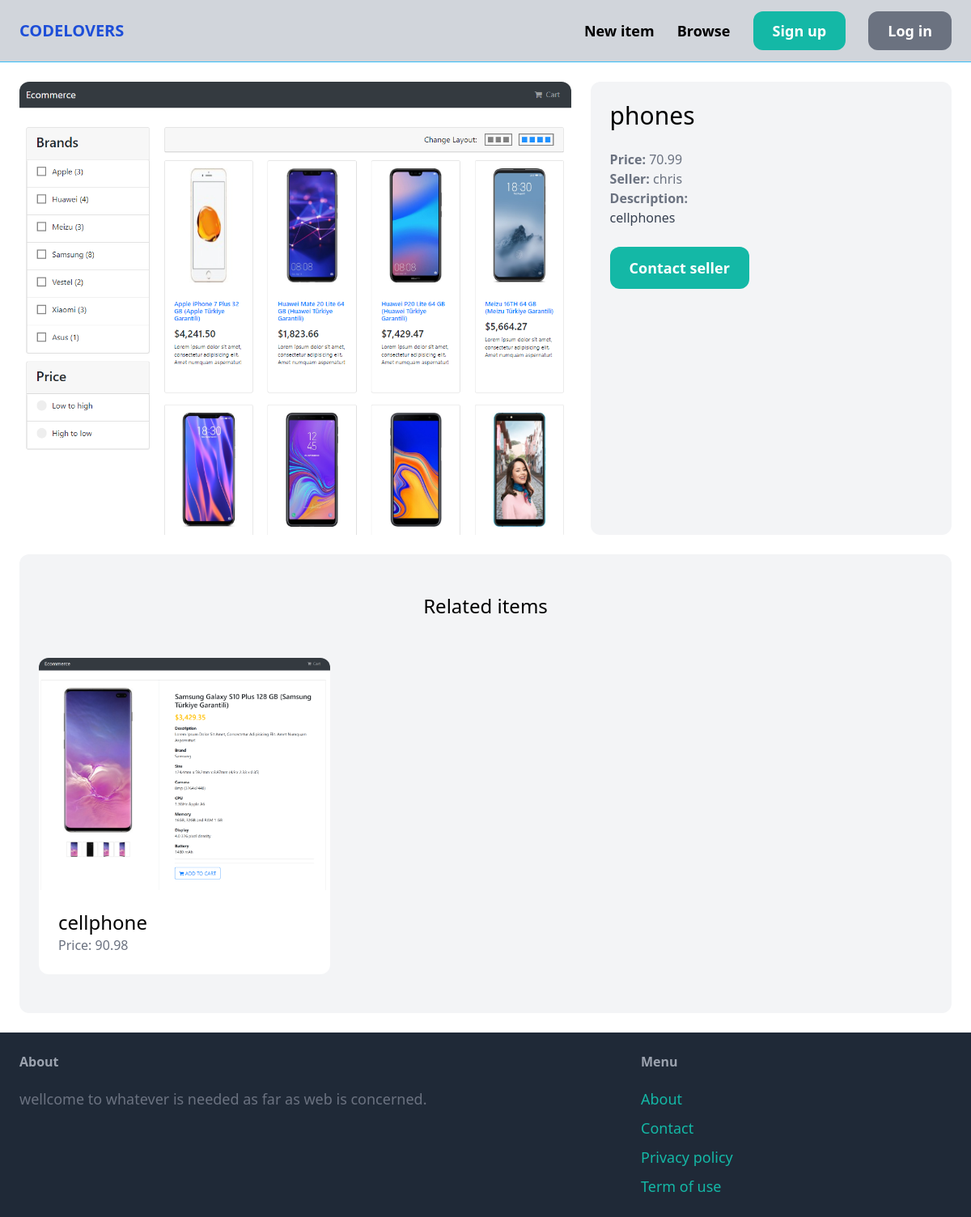
/items/1/, run on an earlier commit of the app's database.
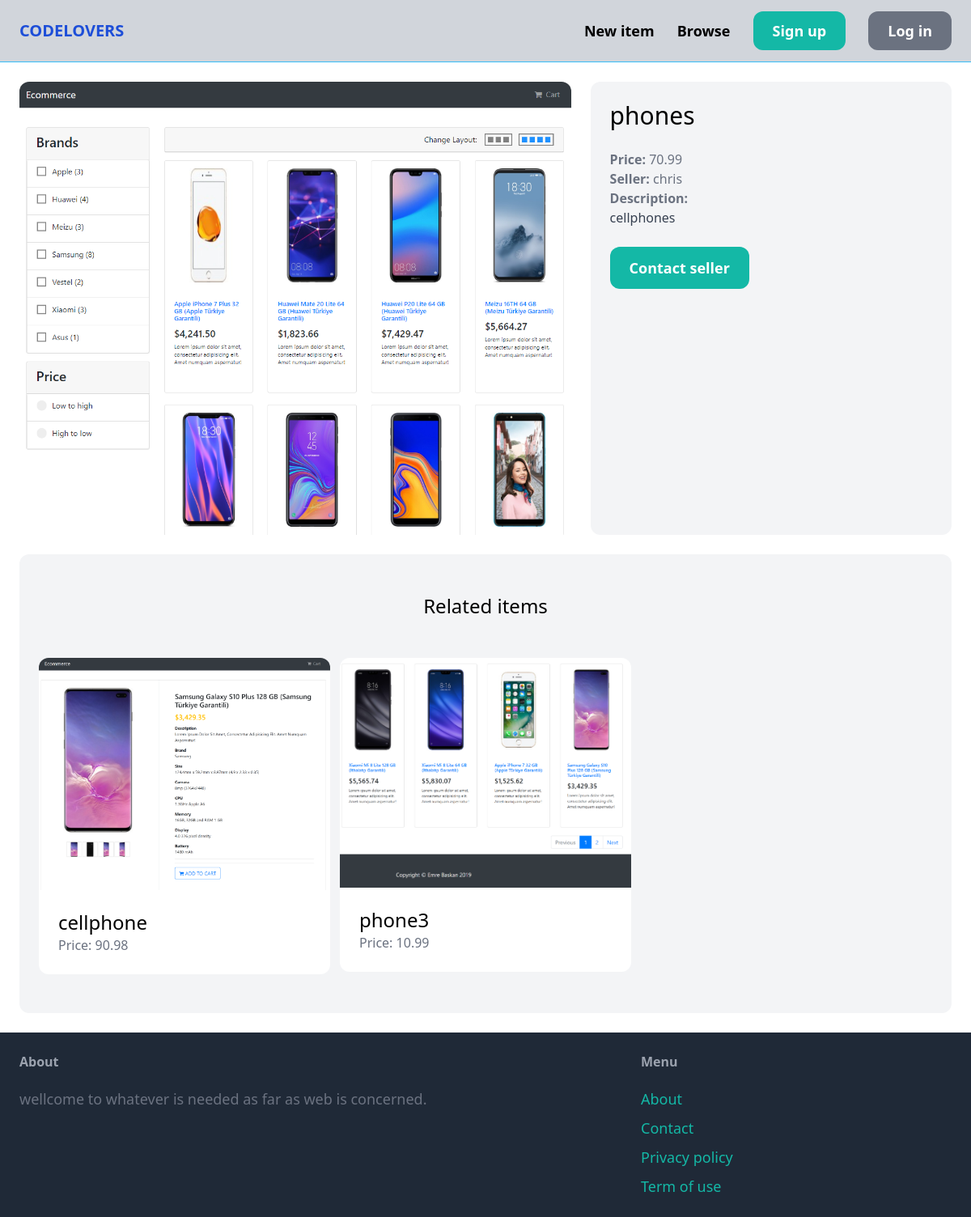
And on a later commit of the database.
### item/models.py (models this page shows, shortened)
class Item(models.Model):
    category = models.ForeignKey(Category, related_name='items', on_delete=models.CASCADE)
    name = models.CharField(max_length=255)
    description = models.TextField(blank=True, null=True)
    price = models.FloatField()
    image = models.ImageField(upload_to='item_images', blank=True, null=True)
    is_sold = models.BooleanField(default=False)
    created_by = models.ForeignKey(User, related_name='items', on_delete=models.CASCADE)
    created_at = models.DateTimeField(auto_now_add=True)

### item/views.py (the view)
# urls.py: path('<int:pk>/', views.detail, name='detail'),
def detail(request, pk):
    item = get_object_or_404(Item, pk=pk)
    related_items = Item.objects.filter(category=item.category, is_sold=False).exclude(pk=pk)[0:3]
    return render(request, 'item/detail.html', {
        'item': item,
        'related_items': related_items
    })

### item/templates/item/detail.html (shortened to what this page needs)
{% extends 'core/base.html' %}
{% block content %}
<div class="grid grid-cols-5 gap-6">
    <div class="col-span-3">
        <img src="{{ item.image.url }}" class="rounded-xl">
    </div>
    <div class="col-span-2 p-6 bg-gray-100 rounded-xl">
        <h1 class="mb-6 text-3xl">{{ item.name }}</h1>
        <p class="text-gray-500"><strong>Price: </strong>{{ item.price }}</p>
        <p class="text-gray-500"><strong>Seller: </strong>{{ item.created_by.username }}</p>
        {% if item.description %}
            <p class="text-gray-700">
                <strong class="text-gray-500">Description:</strong><br>
                {{ item.description }}
            </p>
        {% endif %}
        {% if request.user == item.created_by %}
            <div class="mt-6 p-6 bg-white rounded-xl">
                <p>This is your item!</p>
                <a href="{% url 'item:edit' item.id %}" class="inline-block mt-6 px-6 py-3 text-lg font-semibold bg-teal-500 text-white rounded-xl">Edit</a>
                <a href="{% url 'item:delete' item.id %}" class="inline-block mt-6 px-6 py-3 text-lg font-semibold bg-red-500 text-white rounded-xl">Delete</a>
            </div>
        {% else %}
            <a href="{% url 'conversation:new' item.id %}" class="inline-block mt-6 px-6 py-3 text-lg font-semibold bg-teal-500 text-white rounded-xl hover:bg-teal-700">Contact seller</a>
        {% endif %}
    </div>
</div>
<div class="mt-6 px-6 py-12 bg-gray-100 rounded-xl">
    <h2 class="mb-12 text-2xl text-center">Related items</h2>
    <div class="grid grid-cols-3 gap-3">
        {% for item in related_items %}
            <div>
                <a href="{% url 'item:detail' item.id %}">
                    <div>
                        <img src="{{ item.image.url }}" class="rounded-t-xl">
                    </div>
                    <div class="p-6 bg-white rounded-b-xl">
                        <h2 class="text-2xl">{{ item.name }}</h2>
                        <p class="text-gray-500">Price: {{ item.price }}</p>
                    </div>
                </a>
            </div>
        {% endfor %}
    </div>
</div>
{% endblock %}

What changed in the data, as far as the page shows it:
added Item: image (picture), name "phone3", price "10.99"
